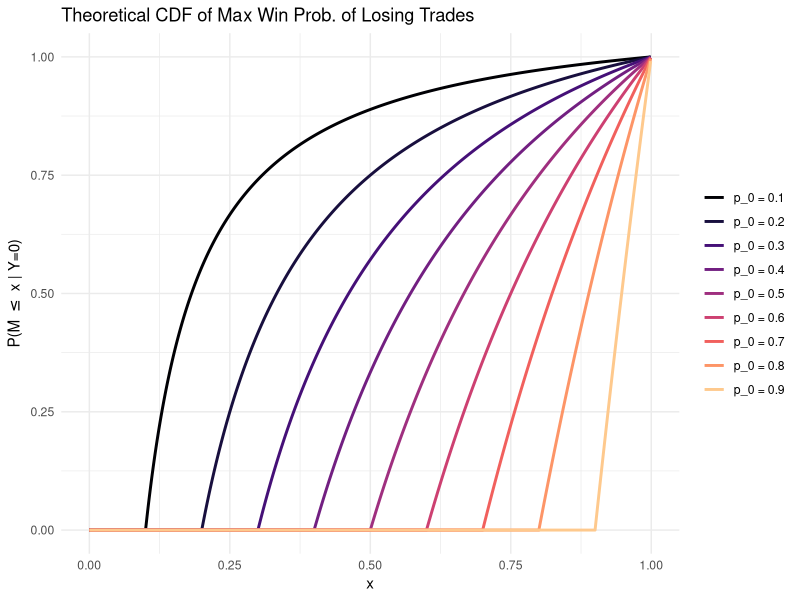
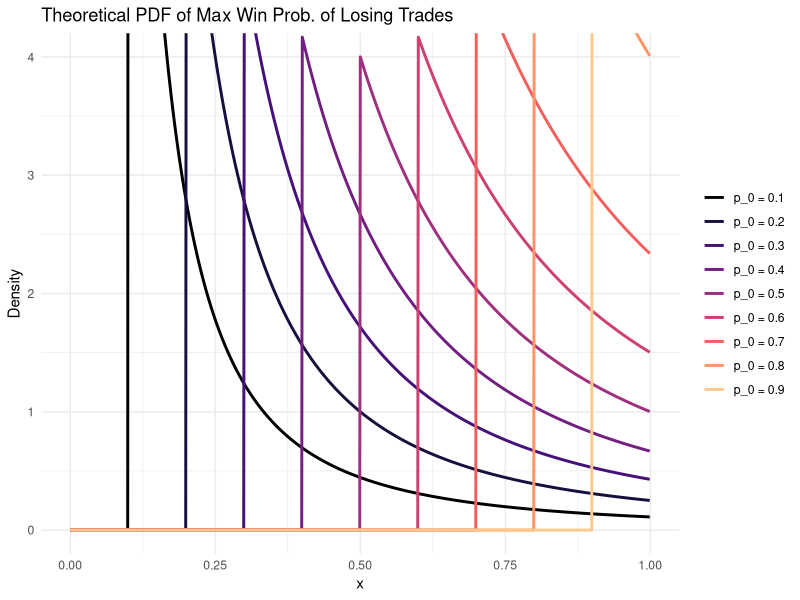

The R source for these figures, in order:
library(tidyverse)

# Define the conditional CDF F(M|Y=0) for losing trades
# From Theorem 3 (continuous-conditional): F_{M|Y=0}(x) = 1 - (p_0/(1-p_0)) * ((1-x)/x) for x ∈ [p_0, 1)
conditional_cdf_losing = function(x, p0) {
  case_when(
    x < p0 ~ 0,
    x >= p0 & x < 1 ~ 1 - (p0 / (1 - p0)) * ((1 - x) / x),
    x >= 1 ~ 1,
    TRUE ~ NA_real_
  )
}

# Define the conditional PDF (derivative of CDF)
conditional_pdf_losing = function(x, p0) {
  case_when(
    x < p0 ~ 0,
    x >= p0 & x < 1 ~ (p0 / (1 - p0)) / (x^2),
    TRUE ~ NA_real_
  )
}

# Create data for plotting
p0_values = c(0.1, 0.2, 0.3, 0.4, 0.5, 0.6, 0.7, 0.8, 0.9)
x_values = seq(0, 0.999, by = 0.001)

# Function to format p0 labels with proper decimal places
format_p0_label = function(p0) {
  sprintf("p_0 = %.1f", p0)
}

# CDF plot data
plot_data_cdf = expand_grid(
  p0 = p0_values,
  x = x_values
) %>%
  mutate(
    cdf = map2_dbl(x, p0, conditional_cdf_losing),
    p0_label = factor(map_chr(p0, format_p0_label), 
                      levels = map_chr(p0_values, format_p0_label))
  ) %>%
  filter(!is.na(cdf))

# PDF plot data
plot_data_pdf = expand_grid(
  p0 = p0_values,
  x = x_values
) %>%
  mutate(
    density = map2_dbl(x, p0, conditional_pdf_losing),
    p0_label = factor(map_chr(p0, format_p0_label), 
                      levels = map_chr(p0_values, format_p0_label))
  ) %>%
  filter(!is.na(density))

# Create color palette using viridis magma (generate one extra and drop the brightest)
library(viridisLite)
gradient_colors = viridis(length(p0_values) + 1, option = "magma")[1:length(p0_values)]

# Create the CDF plot
p_cdf = ggplot(plot_data_cdf, aes(x = x, y = cdf, color = p0_label)) +
  geom_line(linewidth = 1) +
  scale_color_manual(
    values = gradient_colors,
    labels = map_chr(p0_values, format_p0_label),
    name = NULL
  ) +
  coord_cartesian(xlim = c(0, 1), ylim = c(0, 1)) +
  labs(
    title = "Theoretical CDF of Max Win Prob. of Losing Trades",
    x = "x",
    y = expression("P(M " <= " x | Y=0)")
  ) +
  theme_minimal() +
  theme(
    legend.position = "right"
  )

# Create the PDF plot
p_pdf = ggplot(plot_data_pdf, aes(x = x, y = density, color = p0_label)) +
  geom_line(linewidth = 1) +
  scale_color_manual(
    values = gradient_colors,
    labels = map_chr(p0_values, format_p0_label),
    name = NULL
  ) +
  coord_cartesian(xlim = c(0, 1), ylim = c(0, 4)) +
  labs(
    title = "Theoretical PDF of Max Win Prob. of Losing Trades",
    x = "x",
    y = "Density"
  ) +
  theme_minimal() +
  theme(
    legend.position = "right"
  )

# Save the plots (paths relative to code/ directory)
ggsave("../figures/distributions/finance_cdf.png", p_cdf, width = 8, height = 5, dpi = 300)
ggsave("../figures/distributions/finance_pdf.png", p_pdf, width = 8, height = 5, dpi = 300)

